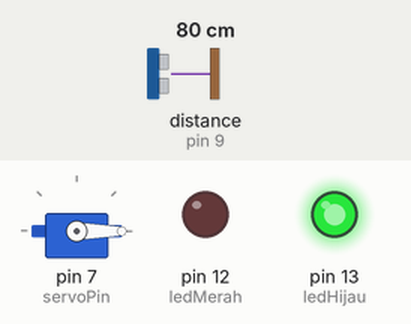
Recording of a sketch running on a simulated Arduino Uno, built with avr-gcc and run on an emulated ATmega328P. Parts: servo, output pins drawn as LEDs (lit = HIGH). Wiring (inferred from the names in the program): ultrasonic range finder: trigger pin 8; echo pin 9. The inputs (shaded band) are chosen by the test bench; at power-on: distance to the obstacle (sensor on pin 9) 80 cm. The echo pulse lasts 58.3 µs per cm; pins used as bus, display or sensor lines are not drawn.

Above: at 1.2 s.
1.3 s: distance to the obstacle (sensor on pin 9) set to 18 cm
2.8 s: distance to the obstacle (sensor on pin 9) set to 14 cm
At 3.8 s:
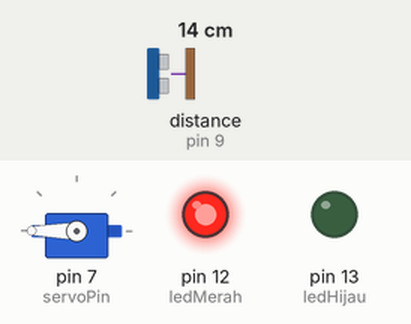
4.3 s: distance to the obstacle (sensor on pin 9) set to 35 cm
At 5.5 s:
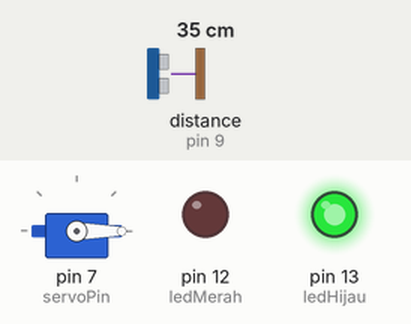
5.8 s: distance to the obstacle (sensor on pin 9) set to 2 cm
At 6.9 s:
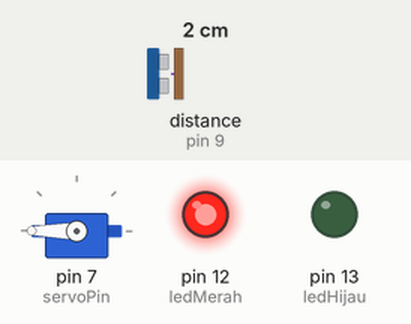
Timing chart, 0 to 8.3 s (numbered marks = the images above; inputs shaded):
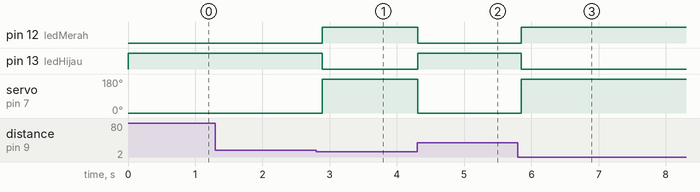

Measured:
- the behaviour switches between 17 and 16 cm on distance to the obstacle (sensor on pin 9) (found by bisection; images 0 and 1)
- after the input at 1.3 s, every drawn part: stays the same
- after the input at 2.8 s, pin 12 (ledMerah): LOW → HIGH after 0.09 s; pin 13 (ledHijau): HIGH → LOW after 0.09 s; servo on pin 7 (servoPin): 0° → 180° after 0.09 s
- after the input at 4.3 s, pin 12 (ledMerah): HIGH → LOW at once; pin 13 (ledHijau): LOW → HIGH at once; servo on pin 7 (servoPin): 180° → 0° at once
- after the input at 5.8 s, pin 12 (ledMerah): LOW → HIGH after 0.05 s; pin 13 (ledHijau): HIGH → LOW after 0.05 s; servo on pin 7 (servoPin): 0° → 180° after 0.05 s

The sketch:

Ultrasonic_2LED_Servo.ino
```cpp
#include <Servo.h>

Servo myServo;
const int servoPin = 7;
const int trigPin = 8;
const int echoPin = 9;
const int ledMerah = 12;
const int ledHijau = 13;

long duration;
int distance;

void setup() {
  myServo.attach(servoPin);
  pinMode(trigPin, OUTPUT);
  pinMode(echoPin, INPUT);
  pinMode(ledMerah, OUTPUT);
  pinMode(ledHijau, OUTPUT);
  myServo.write(0);
}

void loop() {
  digitalWrite(trigPin, LOW);
  delayMicroseconds(2);
  digitalWrite(trigPin, HIGH);
  delayMicroseconds(10);
  digitalWrite(trigPin, LOW);

  duration = pulseIn(echoPin, HIGH);
  distance = duration * 0.034 / 2;

  if (distance <= 15) { // Objek jarak dekat (misal batas 15 cm)
    digitalWrite(ledMerah, HIGH);
    digitalWrite(ledHijau, LOW);
    myServo.write(180);
  } else {              // Objek jarak jauh
    digitalWrite(ledMerah, LOW);
    digitalWrite(ledHijau, HIGH);
    myServo.write(0);
  }
  delay(100);
}
```
